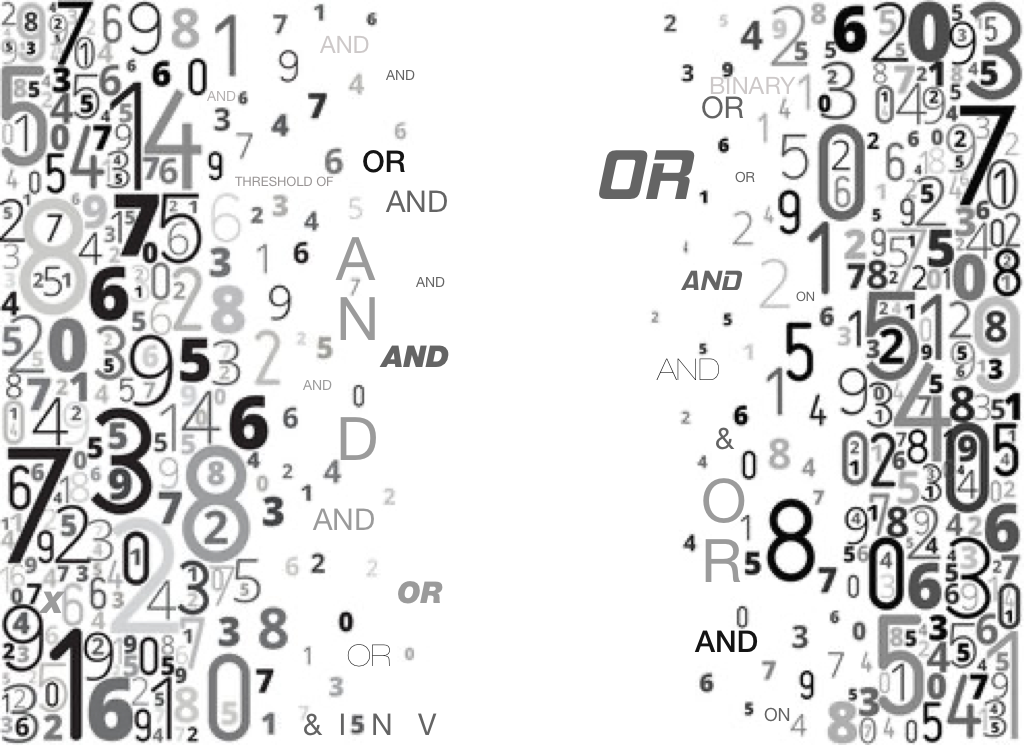
#> input picture L1_Basic_Image_Manipulation/4.png, 1024 x 745 px
$ jupyter execute solution_exercise_2.ipynb   (shell and % lines are left out)
#> lines starting #> are read from the running program, lines starting #| are printed output that depends on the picture
# Find the message
We have intercepted a message from the evil genius Samerus Ahmedin, the leader of the united squirrels society.

It goes as follows "IQjfverSleKtzzfeBhrBff I UjsWbq SliqQstkirGeqqbue".

Wait, that doesn't make sense? Is it written in squirrel?

We didn't know what to make of it.

However, upon checking the messengers computer, we found a set of weird Jackson Pollock-like images.

Our teams of crack scientists (no, they're not on drugs. will you focus, damnit?) managed to parsed out that the first part of the instructions involves masking the image labelled 4 with an AND combination of images 10 and 11.

This is how they did so.

[cell 1]
# Import libraries
import cv2
import numpy as np
import matplotlib.pyplot as plt
from PIL import Image
from IPython.display import Image

[cell 2]
# Read in image to be masked
img_background_bgr = cv2.imread("4.png")
#> img_background_bgr is the input picture: shape (745, 1024, 3); mean B, G, R 221, 220.9, 221
img_background_rgb = cv2.cvtColor(img_background_bgr, cv2.COLOR_BGR2RGB)
plt.figure(figsize=[30,10])
#> (this line was passed over: IPython is not available in this run)
plt.imshow(img_background_bgr)
#> (this line was passed over: IPython is not available in this run)

[cell 3]
#fetch masking images
mask1 = cv2.imread("10.png", cv2.IMREAD_GRAYSCALE)
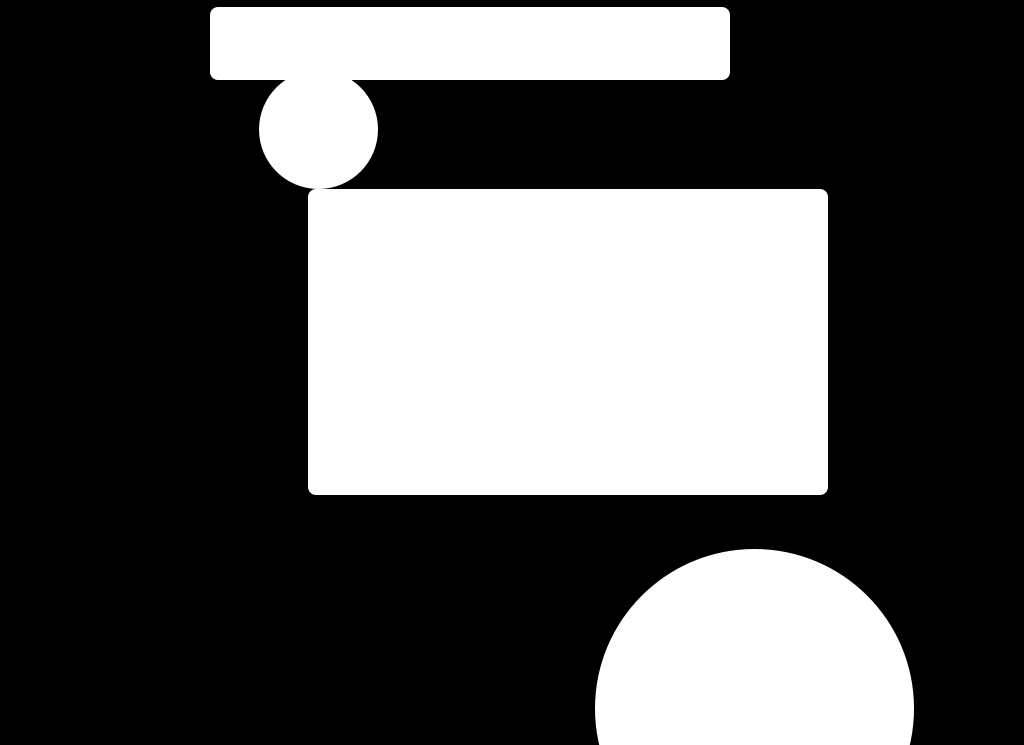
#> input picture L1_Basic_Image_Manipulation/10.png, 1024 x 745 px
#> mask1 is the input picture: shape (745, 1024); min 0, max 255, mean 86.6
mask2 = cv2.imread("11.png", cv2.IMREAD_GRAYSCALE)
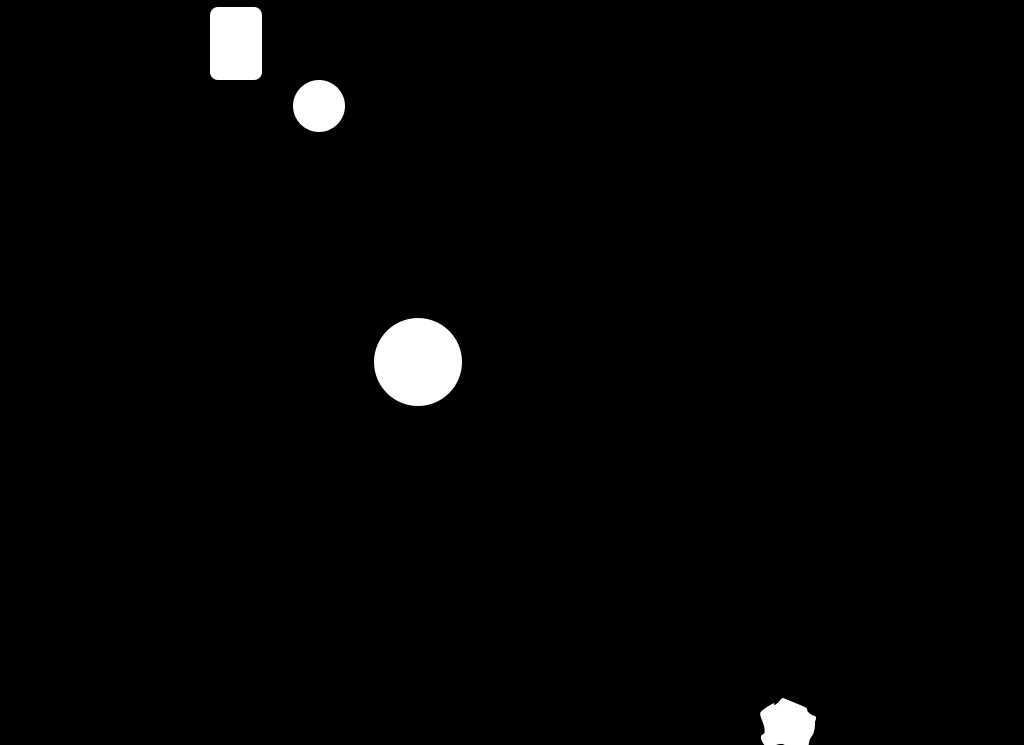
#> input picture L1_Basic_Image_Manipulation/11.png, 1024 x 745 px
#> mask2 is the input picture: shape (745, 1024); min 0, max 255, mean 4.7

plt.figure(figsize=[20,5])
#> (this line was passed over: IPython is not available in this run)
plt.subplot(121);plt.imshow(mask1,cmap='gray')
#> (this line was passed over: IPython is not available in this run)
#> (this line was passed over: IPython is not available in this run)
plt.subplot(122);plt.imshow(mask2,cmap='gray')
#> (this line was passed over: IPython is not available in this run)
#> (this line was passed over: IPython is not available in this run)
